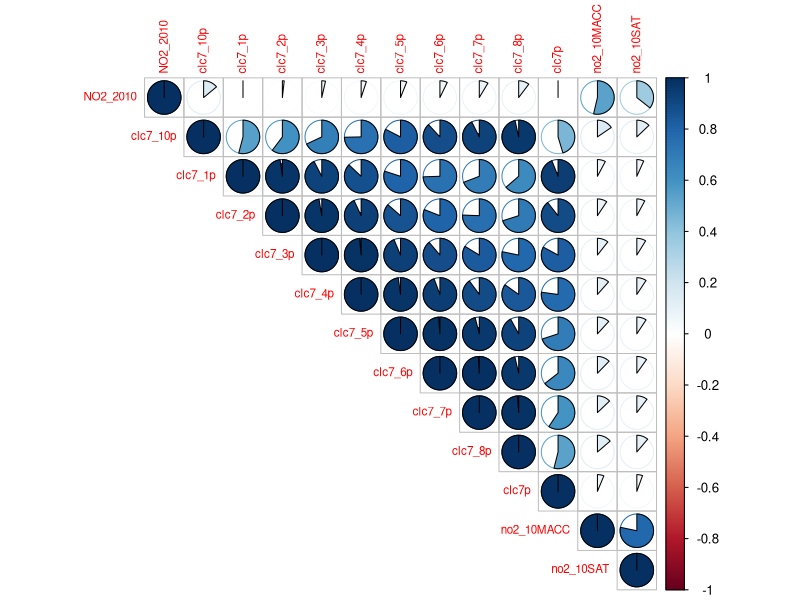
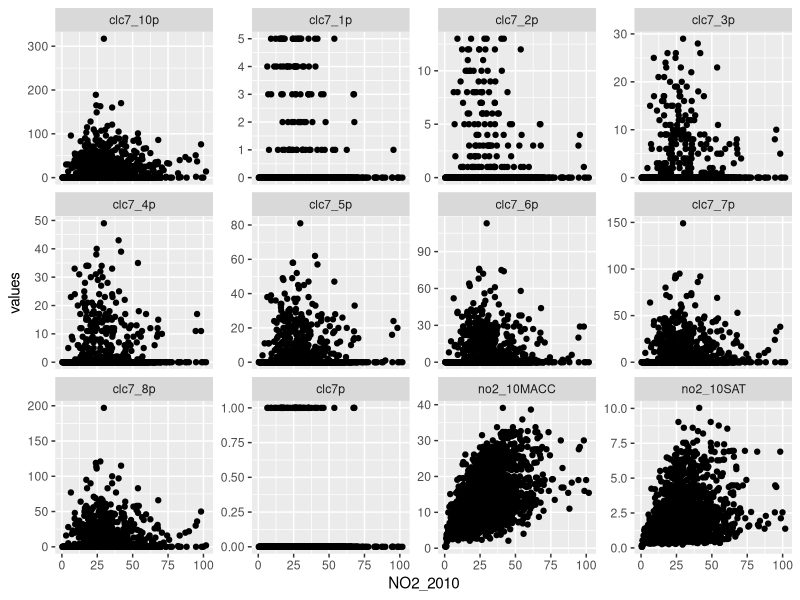

The R source for these figures, in order: (Note: this script raises an error after producing the figures.)
library(dplyr)
library(ggplot2)
library(corrplot)
library(tidyr)

data <- read.csv('data/NO2_2010.csv') %>% na.omit()
str(data)
exclude <- c('Station', 'airid', 'country_is', 'type_of_st',
             'strata_run5', 'REGION')
# ggplot(data)+
#    geom_point(aes(x=country_is, y=REGION, col=airid))

data_pred <- data %>% select(-all_of(exclude))

#------build a model for 2010-----
data_2010 <- data_pred
x_2010 <- data_2010 %>% select(-NO2_2010)
y_2010 <- data_2010 %>% select(NO2_2010)

x_2010 %>% select(matches(c('clc7'))) %>% dim

#----explanatory----
pred=list(c('alt10_enh','Xcoord', 'Ycoord', 'XY'),
       'clc10',
       'clc14',
       'clc3',
       'clc5',
       'clc7',
       'MAJRDS_EU',
       'ROADS_EU',
       c('no2_10MACC', 'PM25_10_MACC','no2_10SAT', 'PM25_10_SAT'),
       'RES')

data_2010 %>% na.omit %>% select(matches('clc7|NO2')) %>% 
   cor %>% corrplot(type = "upper", method = "pie", tl.cex = 0.7)
ggplot(data_2010 %>% na.omit %>% select(matches('clc7|NO2')) %>% 
          gather(pred, values,-'NO2_2010'))+
   geom_point(aes(x=NO2_2010, y=values))+
   facet_wrap(pred~., scales = 'free_y')

if(!dir.exists('graph')) dir.create('graph')
if(!dir.exists('graph/predGIS')) dir.create('graph/predGIS')
plotFunction <- function(i){
   
   ggplot(data_2010 %>% select(matches(pred[[i]]),'NO2') %>%
             gather(pred, values,-'NO2'))+
      geom_point(aes(x=NO2, y=values))+
      facet_wrap(pred~., scales = 'free_y')
   ggsave(paste0('../graph/predGIS/', i, '.tiff'), width=8, height=5, dpi=300,units = 'in')
}

plotFunction_trans <- function(i){
   d <- data_2010 %>% 
      mutate_at(data_2010 %>% select(matches(pred_trans[i])) %>% names, 
                function(x) ifelse(x<1, x, -log(x))) %>%         #ifelse(x<=0, x, sqrt(x))
      select(matches(pred_trans[i]),'NO2') %>%
      gather(pred, values,-'NO2')
   ggplot(d)+
      geom_point(aes(x=NO2, y=values))+
      facet_wrap(pred~., scales = 'free_y')
   ggsave(paste0('../graph/predGIS/trans_', i, '.tiff'), width=8, height=5, dpi=300,units = 'in')
}
pred_trans <- c('clc14', 'clc7', 'alt')
#----* ('clc14', 'clc7', 'alt') needs log() transformation (NaNs problem)-----------


lapply(1:length(pred), plotFunction)
lapply(1:length(pred_trans), plotFunction_trans)
data_2010 %>% select(matches(pred[[1]]),'NO2') 
ggplot(data_2010 %>% select(matches(pred[[1]]),'NO2') %>% 
          gather(pred, values,-'NO2'))+
   geom_point(aes(x=NO2, y=values))+
   facet_wrap(pred~., scales = 'free_y')

#---- * problem: NaNs created-----
for(i in 3){
   data_2010 %>% 
      mutate_at(data_2010 %>% select(matches(pred_trans[i])) %>% names, 
                function(x) ifelse(x<1, -x, -sqrt(x))) %>%         #ifelse(x<=0, x, sqrt(x))
      select(matches(pred_trans[i]),'NO2','Station')
   
   data_2010 %>% 
      select(matches(pred_trans[i]),'NO2','Station') %>% 
      filter_at(data_2010 %>% select(matches(pred_trans[i])) %>% 
                   names, all_vars(.<1)) %>% mutate(sqrt(-alt10_enh))
}